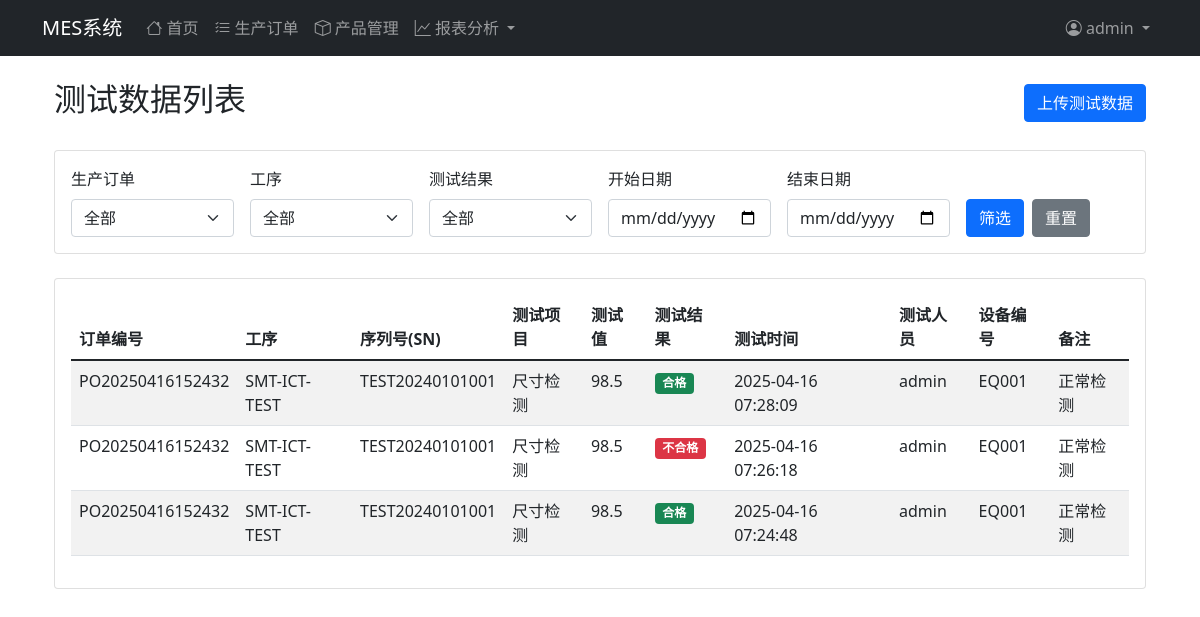
Page /process/test/data (signed in) on the committed database.
### app/models/user.py (models this page shows, shortened)
class User(UserMixin, db.Model):
    __tablename__ = 'users'
    id = db.Column(db.Integer, primary_key=True)
    username = db.Column(db.String(64), unique=True, nullable=False)
    email = db.Column(db.String(120))  # 可选字段
    password_hash = db.Column(db.String(128))
    created_at = db.Column(db.DateTime, default=datetime.utcnow)
    role = db.Column(db.String(20), default='operator')  # operator, supervisor, admin

### app/models/test.py (models this page shows, shortened)
class TestData(db.Model):
    __tablename__ = 'test_data'
    id = db.Column(db.Integer, primary_key=True)
    order_id = db.Column(db.Integer, db.ForeignKey('production_orders.id'), nullable=False)
    process_id = db.Column(db.Integer, db.ForeignKey('processes.id'), nullable=False)
    sn = db.Column(db.String(100), nullable=False)
    test_item = db.Column(db.String(100), nullable=False)
    test_value = db.Column(db.String(100), nullable=False)
    test_result = db.Column(db.String(20), nullable=False)  # 合格/不合格
    test_time = db.Column(db.DateTime, nullable=False, default=datetime.utcnow)
    tester = db.Column(db.String(50), nullable=False)
    equipment_code = db.Column(db.String(50))
    remarks = db.Column(db.Text)
    order = db.relationship('ProductionOrder', backref=db.backref('test_data', lazy=True))
    process = db.relationship('Process', backref=db.backref('test_data', lazy=True))

### app/models/production.py (models this page shows, shortened)
class ProductionOrder(db.Model):
    __tablename__ = 'production_orders'
    id = db.Column(db.Integer, primary_key=True)
    order_number = db.Column(db.String(50), unique=True, nullable=False)
    product_id = db.Column(db.Integer, db.ForeignKey('products.id'), nullable=False)
    quantity = db.Column(db.Integer, nullable=False)
    start_time = db.Column(db.DateTime)
    end_time = db.Column(db.DateTime)
    status = db.Column(db.String(20), nullable=False, default='pending')  # pending, in_progress, completed, cancelled
    created_at = db.Column(db.DateTime, default=datetime.utcnow)
    created_by = db.Column(db.Integer, db.ForeignKey('users.id'), nullable=False)
    product = db.relationship('Product', backref=db.backref('orders', lazy=True))
    creator = db.relationship('User', backref=db.backref('created_orders', lazy=True))

class Process(db.Model):
    __tablename__ = 'processes'
    id = db.Column(db.Integer, primary_key=True)
    name = db.Column(db.String(100), nullable=False)
    description = db.Column(db.Text)
    sequence = db.Column(db.Integer, nullable=False)
    standard_time = db.Column(db.Float)  # 标准工时（分钟）
    product_id = db.Column(db.Integer, db.ForeignKey('products.id'), nullable=False)
    product = db.relationship('Product', backref=db.backref('processes', lazy=True, order_by='Process.sequence'))

### app/routes/process.py (the view)
@bp.route('/test/data')
@login_required
def test_data():
    order_id = request.args.get('order_id')
    process_id = request.args.get('process_id')
    test_result = request.args.get('test_result')
    start_date = request.args.get('start_date')
    end_date = request.args.get('end_date')
    query = TestData.query
    if order_id:
        query = query.filter(TestData.order_id == order_id)
    if process_id:
        query = query.filter(TestData.process_id == process_id)
    if test_result:
        query = query.filter(TestData.test_result == test_result)
    if start_date:
        query = query.filter(TestData.test_time >= start_date)
    if end_date:
        query = query.filter(TestData.test_time <= end_date)
    page = request.args.get('page', 1, type=int)
    pagination = query.order_by(TestData.test_time.desc()).paginate(
        page=page, per_page=10, error_out=False)
    test_data = pagination.items
    orders = ProductionOrder.query.all()
    processes = Process.query.all()
    return render_template('process/test_data.html',
                         test_data=test_data,
                         pagination=pagination,
                         orders=orders,
                         processes=processes)

### app/models/user.py (called while the page is built)
@login_manager.user_loader
def load_user(id):
    return User.query.get(int(id))

### app/templates/process/test_data.html (shortened to what this page needs)
{% extends "base.html" %}
{% block content %}
<div class="container-fluid">
    <div class="d-flex justify-content-between align-items-center mb-4">
        <h2>测试数据列表</h2>
        <a href="{{ url_for('process.upload_test_data') }}" class="btn btn-primary">
             上传测试数据
        </a>
    </div>
    <div class="card mb-4">
        <div class="card-body">
            <form method="GET" class="row g-3">
                <div class="col-md-2">
                    <label for="order_id" class="form-label">生产订单</label>
                    <select class="form-select" id="order_id" name="order_id">
                        <option value="">全部</option>
                    </select>
                </div>
                <div class="col-md-2">
                    <label for="process_id" class="form-label">工序</label>
                    <select class="form-select" id="process_id" name="process_id">
                        <option value="">全部</option>
                    </select>
                </div>
                <div class="col-md-2">
                    <label for="test_result" class="form-label">测试结果</label>
                    <select class="form-select" id="test_result" name="test_result">
                        <option value="">全部</option>
                    </select>
                </div>
                <div class="col-md-2">
                    <label for="start_date" class="form-label">开始日期</label>
                    <input type="date" class="form-control" id="start_date" name="start_date"
                           value="{{ request.args.get('start_date', '') }}">
                </div>
                <div class="col-md-2">
                    <label for="end_date" class="form-label">结束日期</label>
                    <input type="date" class="form-control" id="end_date" name="end_date"
                           value="{{ request.args.get('end_date', '') }}">
                </div>
                <div class="col-md-2 d-flex align-items-end">
                    <button type="submit" class="btn btn-primary me-2">筛选</button>
                    <a href="{{ url_for('process.test_data') }}" class="btn btn-secondary">重置</a>
                </div>
            </form>
        </div>
    </div>
    <div class="card">
        <div class="card-body">
            <div class="table-responsive">
                <table class="table table-striped table-hover">
                    <thead>
                        <tr>
                            <th>订单编号</th>
                            <th>工序</th>
                            <th>序列号(SN)</th>
                            <th>测试项目</th>
                            <th>测试值</th>
                            <th>测试结果</th>
                            <th>测试时间</th>
                            <th>测试人员</th>
                            <th>设备编号</th>
                            <th>备注</th>
                        </tr>
                    </thead>
                    <tbody>
                        {% for data in test_data %}
                        <tr>
                            <td>{{ data.order.order_number }}</td>
                            <td>{{ data.process.name }}</td>
                            <td>{{ data.sn }}</td>
                            <td>{{ data.test_item }}</td>
                            <td>{{ data.test_value }}</td>
                            <td>
                                <span class="badge {% if data.test_result == '合格' %}bg-success{% elif data.test_result == '不合格' %}bg-danger{% else %}bg-warning{% endif %}">
                                    {{ data.test_result }}
                                </span>
                            </td>
                            <td>{{ data.test_time.strftime('%Y-%m-%d %H:%M:%S') }}</td>
                            <td>{{ data.tester }}</td>
                            <td>{{ data.equipment_code or '-' }}</td>
                            <td>{{ data.remarks or '-' }}</td>
                        </tr>
                        {% endfor %}
                    </tbody>
                </table>
            </div>
        </div>
    </div>
</div>
{% endblock %}

### app/templates/base.html (shortened to what this page needs)
<!DOCTYPE html>
<html lang="zh">
<head>
    <link href="https://cdn.jsdelivr.net/npm/bootstrap@5.1.3/dist/css/bootstrap.min.css" rel="stylesheet">
    <link href="https://cdn.jsdelivr.net/npm/bootstrap-icons@1.8.1/font/bootstrap-icons.css" rel="stylesheet">
</head>
<body>
    <nav class="navbar navbar-expand-lg navbar-dark bg-dark">
        <div class="container">
            <a class="navbar-brand" href="{{ url_for('main.index') }}">MES系统</a>
            <div class="collapse navbar-collapse" id="navbarNav">
                {% if current_user.is_authenticated %}
                <ul class="navbar-nav me-auto">
                    <li class="nav-item">
                        <a class="nav-link" href="{{ url_for('main.index') }}">
                            <i class="bi bi-house"></i> 首页
                        </a>
                    </li>
                    <li class="nav-item">
                        <a class="nav-link" href="{{ url_for('production.orders') }}">
                            <i class="bi bi-list-check"></i> 生产订单
                        </a>
                    </li>
                    <li class="nav-item">
                        <a class="nav-link" href="{{ url_for('process.products') }}">
                            <i class="bi bi-box"></i> 产品管理
                        </a>
                    </li>
                    <li class="nav-item dropdown">
                        <a class="nav-link dropdown-toggle" href="#" id="reportDropdown" role="button" data-bs-toggle="dropdown">
                            <i class="bi bi-graph-up"></i> 报表分析
                        </a>
                    </li>
                </ul>
                <ul class="navbar-nav">
                    <li class="nav-item dropdown">
                        <a class="nav-link dropdown-toggle" href="#" id="navbarDropdown" role="button" data-bs-toggle="dropdown">
                            <i class="bi bi-person-circle"></i> {{ current_user.username }}
                        </a>
                    </li>
                </ul>
                {% endif %}
            </div>
        </div>
    </nav>
    <div class="container mt-4">
        {% block content %}{% endblock %}
    </div>
</body>
</html>

### rows in the picture
User: username "admin"
TestData: order.order_number "PO20250416152432", process.name "SMT-ICT-TEST", sn "TEST20240101001", test_item "尺寸检测", test_value "98.5", test_result "合格", test_time "2025-04-16 07:28:09", tester "admin", equipment_code "EQ001", remarks "正常检测"
TestData: order.order_number "PO20250416152432", process.name "SMT-ICT-TEST", sn "TEST20240101001", test_item "尺寸检测", test_value "98.5", test_result "不合格", test_time "2025-04-16 07:26:18", tester "admin", equipment_code "EQ001", remarks "正常检测"
TestData: order.order_number "PO20250416152432", process.name "SMT-ICT-TEST", sn "TEST20240101001", test_item "尺寸检测", test_value "98.5", test_result "合格", test_time "2025-04-16 07:24:48", tester "admin", equipment_code "EQ001", remarks "正常检测"
